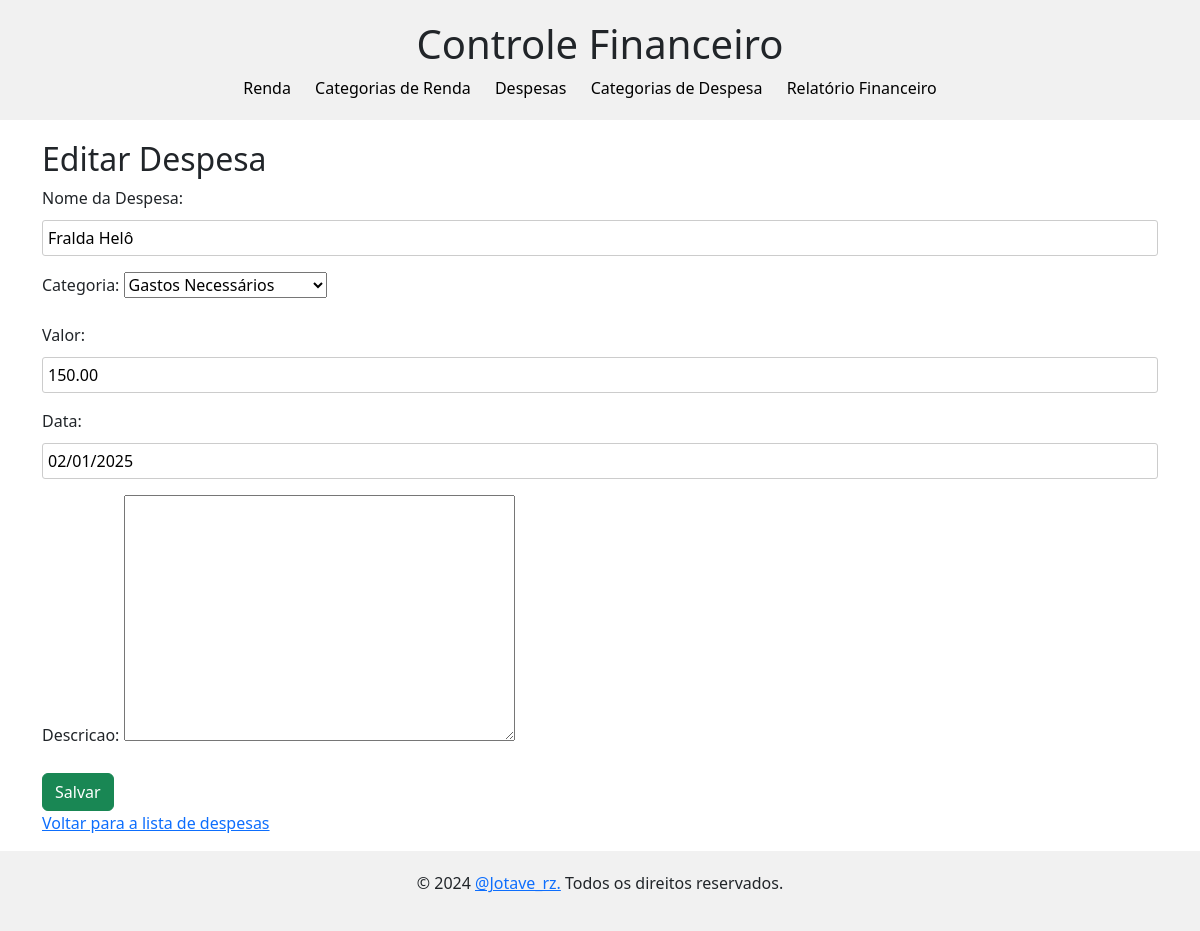
Screenshot of /despesa/1/editar/ with the database file from the repository.
### despesa/models.py (models this page shows, shortened)
class Despesa(models.Model):
    nome = models.CharField(max_length=100, verbose_name="Nome da Despesa", null=True, blank=True)
    politico = models.ForeignKey('politico.Politico', on_delete=models.CASCADE, null=True, blank=True)
    categoria = models.ForeignKey('categoria_despesa.CategoriaDespesa', on_delete=models.SET_NULL, null=True)
    valor = models.DecimalField(max_digits=10, decimal_places=2, verbose_name="Valor")
    data = models.DateField(default=timezone.now)
    descricao = models.TextField(blank=True, null=True)
    renda_utilizada = models.ForeignKey(Renda, on_delete=models.SET_NULL, null=True, blank=True, verbose_name="Renda Utilizada")

### categoria_despesa/models.py (models this page shows)
class CategoriaDespesa(models.Model):
    nome = models.CharField(max_length=100)
    def __str__(self):
        return self.nome

### despesa/views.py (the view)
# urls.py: path('<int:pk>/editar/', views.DespesaUpdateView.as_view(), name='despesa-update'),
class DespesaUpdateView(UpdateView):
    model = Despesa
    template_name = 'despesa_form.html'
    fields = ['nome', 'categoria', 'valor', 'data', 'descricao']
    success_url = reverse_lazy('despesa-list')

### despesa/templates/despesa_form.html (shortened to what this page needs)
{% extends 'base.html' %}
{% block body %}
<h2>{% if form.instance.pk %}Editar{% else %}Criar{% endif %} Despesa</h2>
<form method="post">
    {{ form.as_p }}
    <button type="submit" class="btn btn-success">{% if form.instance.pk %}Salvar{% else %}Criar{% endif %}</button>
</form>
<a href="{% url 'despesa-list' %}">Voltar para a lista de despesas</a>
{% endblock %}

### financeiro/templates/base.html (style rules this page uses)
body { font-family: Arial, sans-serif; }
label { display: block; margin-bottom: 10px; }
input { width: 100%; padding: 5px; margin-bottom: 10px; border: 1px solid #ccc; border-radius: 3px; }

### rows the page displays
Despesa: nome "Fralda Helô", categoria "Gastos Necessários", valor "150.00", data "02/01/2025"
